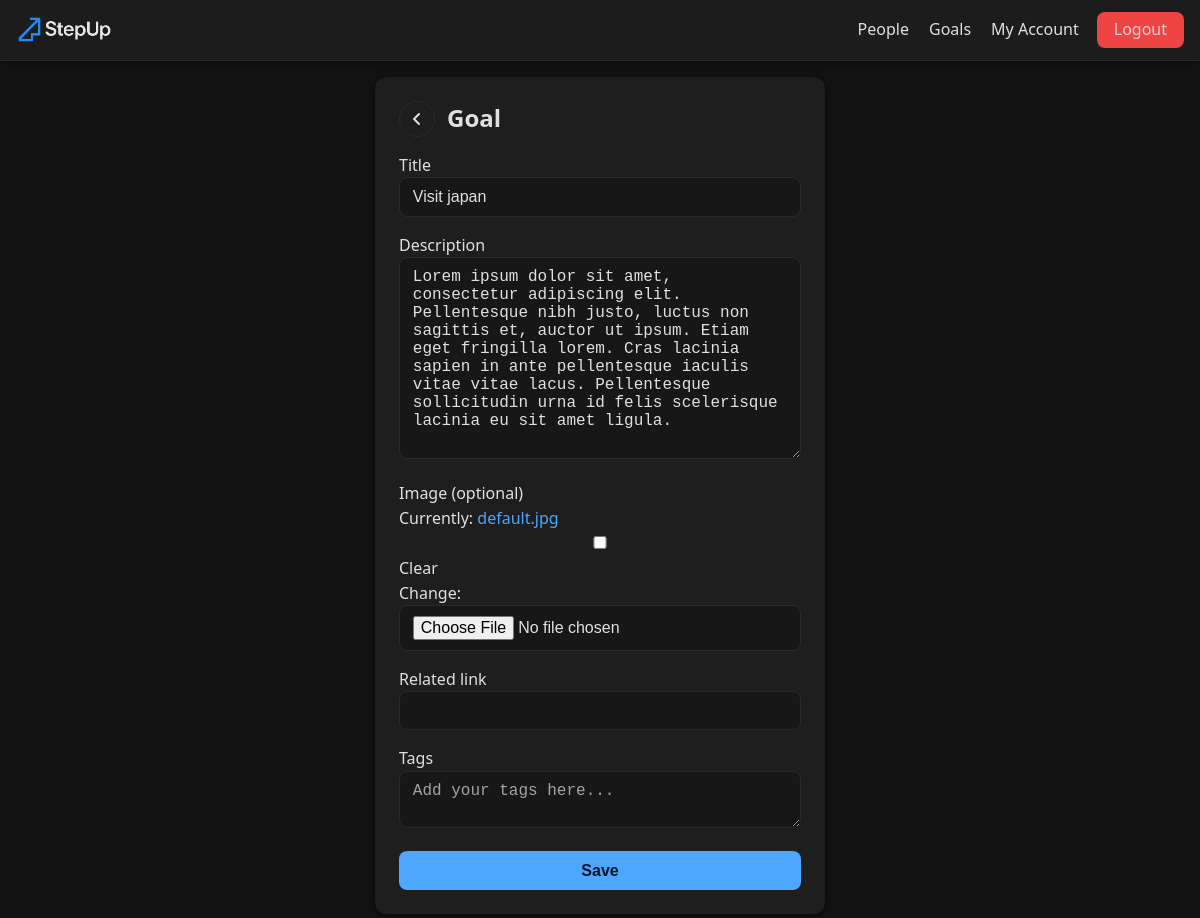
Page /goals/edit-goal/401228fb-429e-4839-a205-367024c86ffc/ (signed in) on the committed database.
### goals/models.py (models this page shows, shortened)
class Goal(models.Model):
    owner = models.ForeignKey(Profile, on_delete=models.CASCADE, null=True)
    title = models.CharField(max_length=50)
    description = models.TextField(null=True, blank=True)
    image = models.ImageField(null=True, blank=True, default="default.jpg")
    api_image = models.CharField(max_length=2000, null=True, blank=True)
    related_link = models.CharField(max_length=2000, null=True, blank=True)
    total_tasks = models.IntegerField(default=0, null=True, blank=True)
    completion_rate = models.IntegerField(default=0, null=True, blank=True)
    total_vote = models.IntegerField(default=0, null=True, blank=True)
    vote_ratio = models.IntegerField(default=0, null=True, blank=True)
    tags = models.ManyToManyField('Tag', blank=True)
    created = models.DateTimeField(auto_now_add=True)
    id = models.UUIDField(default=uuid.uuid4, unique=True,
                            primary_key=True, editable=False)
    class Meta:
        ordering = ['-completion_rate', '-vote_ratio', '-created']

### goals/views.py (the view, shortened to what this page needs)
# urls.py: path('edit-goal/<str:pk>/', views.editGoal, name='edit-goal'),
@login_required(login_url='login')
def editGoal(request, pk):
    profile = request.user.profile
    goal = profile.goal_set.get(id=pk)
    form = GoalForm(instance=goal)
    context = {'form': form}
    return render(request, 'goals/goal-form.html', context)

### goals/forms.py
class GoalForm(forms.ModelForm):
    class Meta:
        model = Goal
        fields = ['title', 'description', 'image',
                    'related_link']
        labels = {'image': 'Image (optional)'}

### goals/templates/goals/goal-form.html (shortened to what this page needs)
{% extends "main.html" %}
{% block content %}
<main class="form-page">
  <article class="form-card">
    <div class="form-header">
      <a href="javascript:history.back()" class="back-btn" aria-label="Go back" style="text-decoration: none;">
        <i class="fa-solid fa-angle-left"></i>
      </a>
      <h2 style="margin:0;">Goal</h2>
    </div>
    <form class="flex-col" method="POST" action="" enctype="multipart/form-data">
      {% for field in form %}
      <div class="form-field">
        <label for="{{field.id_for_label}}">{{field.label}}</label><br>
        {{ field }}
      </div>
      {% endfor %}
      <div class="form-field">
        <label>Tags</label>
        <textarea class="input" name="tags" placeholder="Add your tags here..."></textarea>
      </div>
      <button type="submit" class="btn btn-primary">Save</button>
    </form>
  </article>
</main>
{% endblock content %}

### static/styles/main.css (style rules this page uses)
:root { --bg: #121212; --surface: #1e1e1e; --surface-hover: #252525; --text: #e0e0e0; --muted: #a3a3a3; --border: #2a2a2a; --primary: #4da6ff; --success: #22c55e; --warning: #f59e0b; --danger: #ef4444; --shadow-1: 0 1px 6px rgba(0,0,0,.6); --shadow-2: 0 2px 8px rgba(0,0,0,.5); --r-sm: .375rem; --r-md: .5rem; --r-lg: .75rem; --r-xl: 1rem; --sp-1: .25rem; --sp-2: .5rem; --sp-3: .75rem; --sp-4: 1rem; --sp-5: 1.25rem; --sp-6: 1.5rem; --sp-8: 2rem; --fs-0: .875rem; --fs-1: 1rem; --fs-2: 1.125rem; --fs-3: 1.25rem; --lh: 1.55; --container: 1200px; --dur: .18s; --easing: cubic-bezier(.2,.6,.2,1); }
* { margin: 0; padding: 0; box-sizing: border-box; }
html { scroll-behavior: smooth; }
body { font-family: system-ui, -apple-system, Segoe UI, Roboto, Ubuntu, 'Helvetica Neue', Arial, 'Noto Sans', 'Apple Color Emoji', 'Segoe UI Emoji', 'Segoe UI Symbol', sans-serif; background: var(--bg); color: var(--text); line-height: var(--lh); -webkit-font-smoothing: antialiased; -moz-osx-font-smoothing: grayscale; }
h1, h2, h3 { font-weight: 700; line-height: 1.2; }
h2 { font-size: clamp(1.25rem, .9rem + 1.2vw, 1.5rem); margin-bottom: var(--sp-3); }
a { color: var(--primary); text-decoration: none; text-underline-offset: .18em; transition: color var(--dur) var(--easing), text-decoration-color var(--dur) var(--easing); }
.flex-col { display: flex; flex-direction: column; gap: var(--sp-4); }
input, select, textarea { width: 100%; background: #171717; color: var(--text); border: 1px solid var(--border); border-radius: var(--r-md); padding: .6rem .8rem; font-size: var(--fs-1); transition: border-color var(--dur) var(--easing), background var(--dur) var(--easing), box-shadow var(--dur) var(--easing); }
input::placeholder, textarea::placeholder { color: var(--muted); }
.form-page { min-height: 90vh; display: flex; align-items: center; justify-content: center; padding: 1rem; }
.form-card { width: 100%; max-width: 450px; padding: var(--sp-6); border-radius: var(--r-lg); background: var(--surface); box-shadow: var(--shadow-2); display: flex; flex-direction: column; gap: var(--sp-4); }
.form-header { display: flex; align-items: center; gap: var(--sp-3); }
.back-btn { display: inline-flex; align-items: center; justify-content: center; width: 36px; height: 36px; border-radius: 999px; border: 1px solid var(--border); background: transparent; color: var(--text); cursor: pointer; transition: background .2s; }
.btn { display: inline-flex; align-items: center; justify-content: center; gap: .5rem; border: 1px solid transparent; border-radius: var(--r-md); padding: .6rem .9rem; font-weight: 600; font-size: var(--fs-1); cursor: pointer; transition: transform var(--dur) var(--easing), filter var(--dur) var(--easing), border-color var(--dur) var(--easing); }
.btn-primary { background: var(--primary); color: #001629; }

### rows in the picture
Goal: form "Visit japan" "Lorem ipsum dolor sit amet, consectetur adipiscing elit. Pellentesque nibh justo, luctus non sagittis et, auctor ut ipsum. Etiam eget fringilla lorem. Cras lacinia sapien in ante pellentesque iaculis vitae vitae lacus. Pellentesque sollicitudin urna id felis scelerisque lacinia eu sit amet ligula."

### other values in the picture
{{ field.label }} "Title" "Description" "Image (optional)" "Related link"
